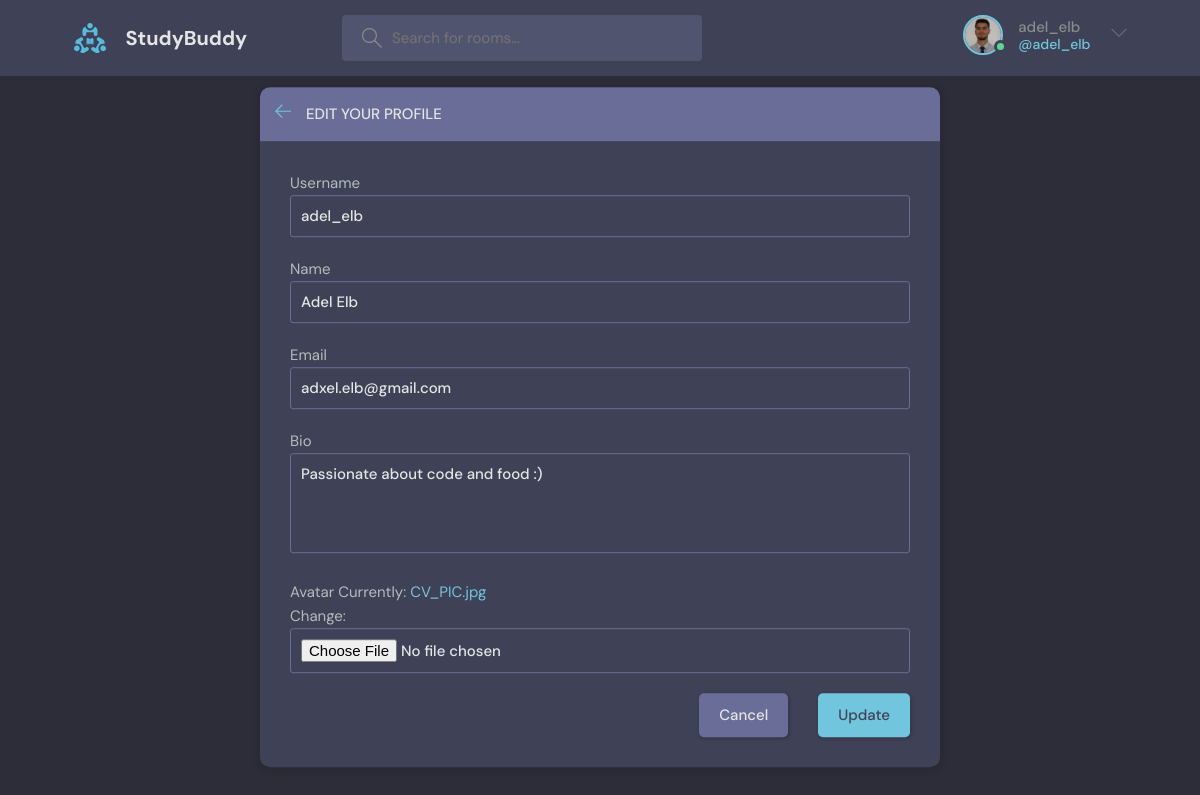
Before: /update-user/ (signed in) with the older database file.
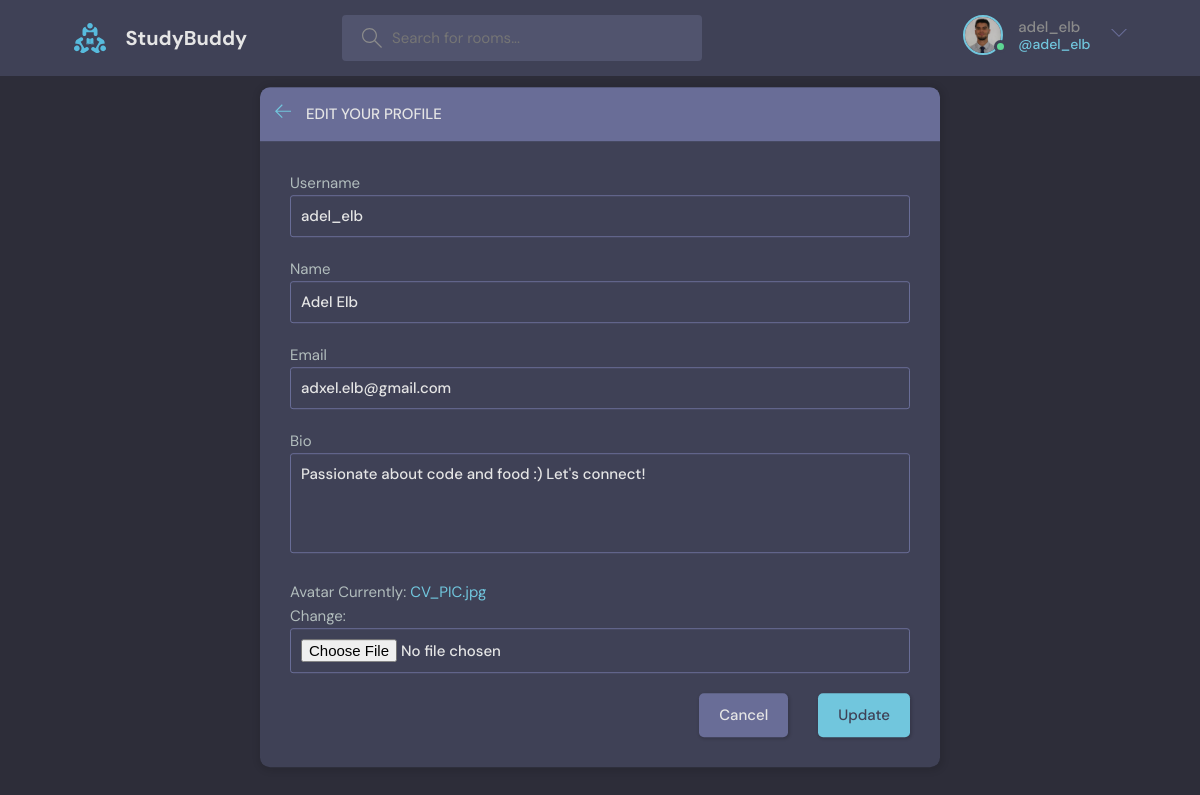
After: the same page with the newer database file.
### base/models.py (models this page shows)
class User(AbstractUser):
    name = models.CharField(max_length=200, null=True)
    email = models.EmailField(unique=True, null=True)
    bio = models.TextField(null=True)
    avatar = models.ImageField(null=True, default="avatar.svg")
    USERNAME_FIELD = 'email'
    REQUIRED_FIELDS = []

### base/views.py (the view)
# urls.py: path('update-user/', views.updateUser, name='update-user'),
@login_required(login_url='login')
def updateUser(request):
    user = request.user
    form = UserForm(instance=user)
    if request.method == 'POST':
        form = UserForm(request.POST, request.FILES, instance=user)
        if form.is_valid():
            form.save()
            return redirect('profile', id=user.id)
    context = {
        'form': form,
    }
    return render(request, 'base/update-user.html', context)

### base/forms.py
class UserForm(ModelForm):
    class Meta:
        model = User
        fields = ['username', 'name', 'email', 'bio', 'avatar']

### base/templates/base/update-user.html (shortened to what this page needs)
{% extends 'main.html' %}
{% block content %}
<main class="update-account layout">
    <div class="container">
        <div class="layout__box">
            <div class="layout__boxHeader">
                <div class="layout__boxTitle">
                    <a href="{% url 'profile' request.user.id %}">
                        <svg version="1.1" xmlns="http://www.w3.org/2000/svg" width="32" height="32"
                            viewBox="0 0 32 32">
                            <title>arrow-left</title>
                            <path
                                d="M13.723 2.286l-13.723 13.714 13.719 13.714 1.616-1.611-10.96-10.96h27.625v-2.286h-27.625l10.965-10.965-1.616-1.607z">
                            </path>
                        </svg>
                    </a>
                    <h3>Edit your profile</h3>
                </div>
            </div>
            <div class="layout__body">
                <form class="form" method="POST" action="" enctype="multipart/form-data">
                    {% for field in form %}
                    <div class="form__group">
                      {{ field.label }}
                      {{ field }}
                    </div>
                    {% endfor %}
                    <div class="form__action">
                        <a class="btn btn--dark" href="{% url 'profile' request.user.id %}">Cancel</a>
                        <button class="btn btn--main" type="submit">Update</button>
                    </div>
                </form>
            </div>
        </div>
    </div>
</main>
{% endblock %}

### templates/navbar.html (shortened to what this page needs)
{% load static %}
<header class="header header--loggedIn">
  <div class="container">
    <a href="{% url 'home' %}" class="header__logo">
      <img src="{% static 'images/logo.svg' %}" />
      <h1>StudyBuddy</h1>
    </a>
    <form method="GET" action="{% url 'home' %}" class="header__search">
      <label>
        <input name="q" placeholder="Search for rooms..." />
      </label>
    </form>
    <nav class="header__menu">
      {% if request.user.is_authenticated %}
      <div class="header__user">
        <a href="{% url 'profile' request.user.id %}">
          <div class="avatar avatar--medium active">
            <img src="{{ request.user.avatar.url }}" />
          </div>
          <p>
            {{ request.user.username }}
            <span>@{{ request.user.username }}</span>
          </p>
        </a>
        <button class="dropdown-button">
          <svg
            version="1.1"
            xmlns="http://www.w3.org/2000/svg"
            width="32"
            height="32"
            viewBox="0 0 32 32"
          >
            <title>chevron-down</title>
            <path d="M16 21l-13-13h-3l16 16 16-16h-3l-13 13z"></path>
          </svg>
        </button>
      </div>
      {% else %}
      <a href="{% url 'login' %}">
        <img src="{% static 'images/avatar.svg' %}" />
        <p>Login</p>
      </a>
      {% endif %}
    </nav>
  </div>
</header>

Changed rows visible on the page:
changed User "adel_elb": bio "Passionate about code and food :)" → "Passionate about code and food :) Let's connect!"
